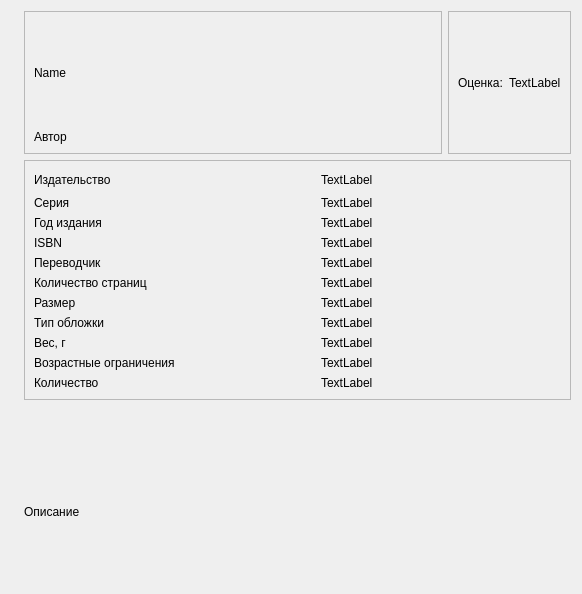
         <widget class="QWidget" name="scrollAreaWidget_ib">
          <property name="geometry">
           <rect>
            <x>0</x>
            <y>0</y>
            <width>582</width>
            <height>594</height>
           </rect>
          </property>
          <layout class="QGridLayout" name="gridLayout_4">
           <item row="1" column="1" colspan="2">
            <widget class="QFrame" name="frame_allinfo_ib">
             <property name="sizePolicy">
              <sizepolicy hsizetype="Expanding" vsizetype="Expanding">
               <horstretch>0</horstretch>
               <verstretch>0</verstretch>
              </sizepolicy>
             </property>
             <property name="frameShape">
              <enum>QFrame::StyledPanel</enum>
             </property>
             <property name="frameShadow">
              <enum>QFrame::Raised</enum>
             </property>
             <layout class="QGridLayout" name="gridLayout_5">
              <item row="10" column="0">
               <widget class="QLabel" name="label10_ib">
                <property name="text">
                 <string>Возрастные ограничения</string>
                </property>
               </widget>
              </item>
              <item row="11" column="2">
               <widget class="QLabel" name="quantities_ib">
                <property name="text">
                 <string>TextLabel</string>
                </property>
               </widget>
              </item>
              <item row="9" column="0">
               <widget class="QLabel" name="label9_ib">
                <property name="text">
                 <string>Вес, г</string>
                </property>
               </widget>
              </item>
              <item row="0" column="0">
               <widget class="QLabel" name="label1_ib">
                <property name="text">
                 <string>Издательство</string>
                </property>
               </widget>
              </item>
              <item row="1" column="2">
               <widget class="QLabel" name="series_ib">
                <property name="text">
                 <string>TextLabel</string>
                </property>
               </widget>
              </item>
              <item row="3" column="0">
               <widget class="QLabel" name="label4_ib">
                <property name="text">
                 <string>ISBN</string>
                </property>
               </widget>
              </item>
              <item row="1" column="0">
               <widget class="QLabel" name="label2_ib">
                <property name="text">
                 <string>Серия</string>
                </property>
               </widget>
              </item>
              <item row="7" column="2">
               <widget class="QLabel" name="cove_type_ib">
                <property name="text">
                 <string>TextLabel</string>
                </property>
               </widget>
              </item>
              <item row="9" column="2">
               <widget class="QLabel" name="weight_g_ib">
                <property name="text">
                 <string>TextLabel</string>
                </property>
               </widget>
              </item>
              <item row="4" column="2">
               <widget class="QLabel" name="interpreter_ib">
                <property name="text">
                 <string>TextLabel</string>
                </property>
               </widget>
              </item>
              <item row="11" column="0">
               <widget class="QLabel" name="label11_ib">
                <property name="text">
                 <string>Количество</string>
                </property>
               </widget>
              </item>
              <item row="10" column="2">
               <widget class="QLabel" name="age_restrictions_ib">
                <property name="text">
                 <string>TextLabel</string>
                </property>
               </widget>
              </item>
              <item row="3" column="2">
               <widget class="QLabel" name="ISBN_ib">
                <property name="text">
                 <string>TextLabel</string>
                </property>
               </widget>
              </item>
              <item row="5" column="2">
               <widget class="QLabel" name="number_pages_ib">
                <property name="text">
                 <string>TextLabel</string>
                </property>
               </widget>
              </item>
              <item row="6" column="2">
               <widget class="QLabel" name="format_ib">
                <property name="text">
                 <string>TextLabel</string>
                </property>
               </widget>
              </item>
              <item row="4" column="0">
               <widget class="QLabel" name="label5_ib">
                <property name="text">
                 <string>Переводчик</string>
                </property>
               </widget>
              </item>
              <item row="0" column="2">
               <widget class="QLabel" name="publisher_ib">
                <property name="text">
                 <string>TextLabel</string>
                </property>
               </widget>
              </item>
              <item row="0" column="1">
               <spacer name="horizontalSpacer_ib">
                <property name="orientation">
                 <enum>Qt::Horizontal</enum>
                </property>
                <property name="sizeType">
                 <enum>QSizePolicy::Fixed</enum>
                </property>
                <property name="sizeHint" stdset="0">
                 <size>
                  <width>40</width>
                  <height>20</height>
                 </size>
                </property>
               </spacer>
              </item>
              <item row="2" column="0">
               <widget class="QLabel" name="label3_ib">
                <property name="text">
                 <string>Год издания</string>
                </property>
               </widget>
              </item>
              <item row="2" column="2">
               <widget class="QLabel" name="year_publication_ib">
                <property name="text">
                 <string>TextLabel</string>
                </property>
               </widget>
              </item>
              <item row="5" column="0">
               <widget class="QLabel" name="label6_ib">
                <property name="text">
                 <string>Количество страниц</string>
                </property>
               </widget>
              </item>
              <item row="7" column="0">
               <widget class="QLabel" name="label8_ib">
                <property name="text">
                 <string>Тип обложки</string>
                </property>
               </widget>
              </item>
              <item row="6" column="0">
               <widget class="QLabel" name="label7_ib">
                <property name="text">
                 <string>Размер</string>
                </property>
               </widget>
              </item>
             </layout>
            </widget>
           </item>
           <item row="0" column="1">
            <widget class="QFrame" name="frame_hat_ib">
             <property name="sizePolicy">
              <sizepolicy hsizetype="Expanding" vsizetype="Expanding">
               <horstretch>0</horstretch>
               <verstretch>0</verstretch>
              </sizepolicy>
             </property>
             <property name="frameShape">
              <enum>QFrame::StyledPanel</enum>
             </property>
             <property name="frameShadow">
              <enum>QFrame::Raised</enum>
             </property>
             <layout class="QVBoxLayout" name="verticalLayout_4">
              <item>
               <widget class="QLabel" name="name_book_ib">
                <property name="sizePolicy">
                 <sizepolicy hsizetype="Expanding" vsizetype="Expanding">
                  <horstretch>0</horstretch>
                  <verstretch>0</verstretch>
                 </sizepolicy>
                </property>
                <property name="text">
                 <string>Name</string>
                </property>
                <property name="wordWrap">
                 <bool>true</bool>
                </property>
               </widget>
              </item>
              <item>
               <widget class="QLabel" name="author_ib">
                <property name="text">
                 <string>Автор</string>
                </property>
               </widget>
              </item>
             </layout>
            </widget>
           </item>
           <item row="0" column="2">
            <widget class="QFrame" name="frame_eval_ib">
             <property name="frameShape">
              <enum>QFrame::StyledPanel</enum>
             </property>
             <property name="frameShadow">
              <enum>QFrame::Raised</enum>
             </property>
             <layout class="QHBoxLayout" name="horizontalLayout_3">
              <item>
               <widget class="QLabel" name="label_ib">
                <property name="sizePolicy">
                 <sizepolicy hsizetype="Preferred" vsizetype="Preferred">
                  <horstretch>0</horstretch>
                  <verstretch>0</verstretch>
                 </sizepolicy>
                </property>
                <property name="text">
                 <string>Оценка:</string>
                </property>
               </widget>
              </item>
              <item>
               <widget class="QLabel" name="evaluation_ib">
                <property name="text">
                 <string>TextLabel</string>
                </property>
               </widget>
              </item>
             </layout>
            </widget>
           </item>
           <item row="3" column="1">
            <widget class="QLabel" name="description_ib">
             <property name="sizePolicy">
              <sizepolicy hsizetype="Expanding" vsizetype="Expanding">
               <horstretch>0</horstretch>
               <verstretch>0</verstretch>
              </sizepolicy>
             </property>
             <property name="text">
              <string>Описание</string>
             </property>
             <property name="wordWrap">
              <bool>true</bool>
             </property>
            </widget>
           </item>
           <item row="2" column="1">
            <spacer name="verticalSpacer_ib">
             <property name="orientation">
              <enum>Qt::Vertical</enum>
             </property>
             <property name="sizeType">
              <enum>QSizePolicy::Fixed</enum>
             </property>
             <property name="sizeHint" stdset="0">
              <size>
               <width>20</width>
               <height>34</height>
              </size>
             </property>
            </spacer>
           </item>
           <item row="1" column="0">
            <widget class="QLabel" name="img_ib">
             <property name="sizePolicy">
              <sizepolicy hsizetype="Preferred" vsizetype="Preferred">
               <horstretch>0</horstretch>
               <verstretch>0</verstretch>
              </sizepolicy>
             </property>
             <property name="minimumSize">
              <size>
               <width>0</width>
               <height>0</height>
              </size>
             </property>
             <property name="styleSheet">
              <string notr="true">image: url(D:/Program projects/Python projects/Library/Resources/all_book/Начало поседнего конца/img.jpg);</string>
             </property>
             <property name="text">
              <string/>
             </property>
             <property name="pixmap">
              <pixmap resource="../../Изображения/QtResources/white_icon.qrc">:/newPrefix/icon2/book_shop.png</pixmap>
             </property>
            </widget>
           </item>
          </layout>
         </widget>
